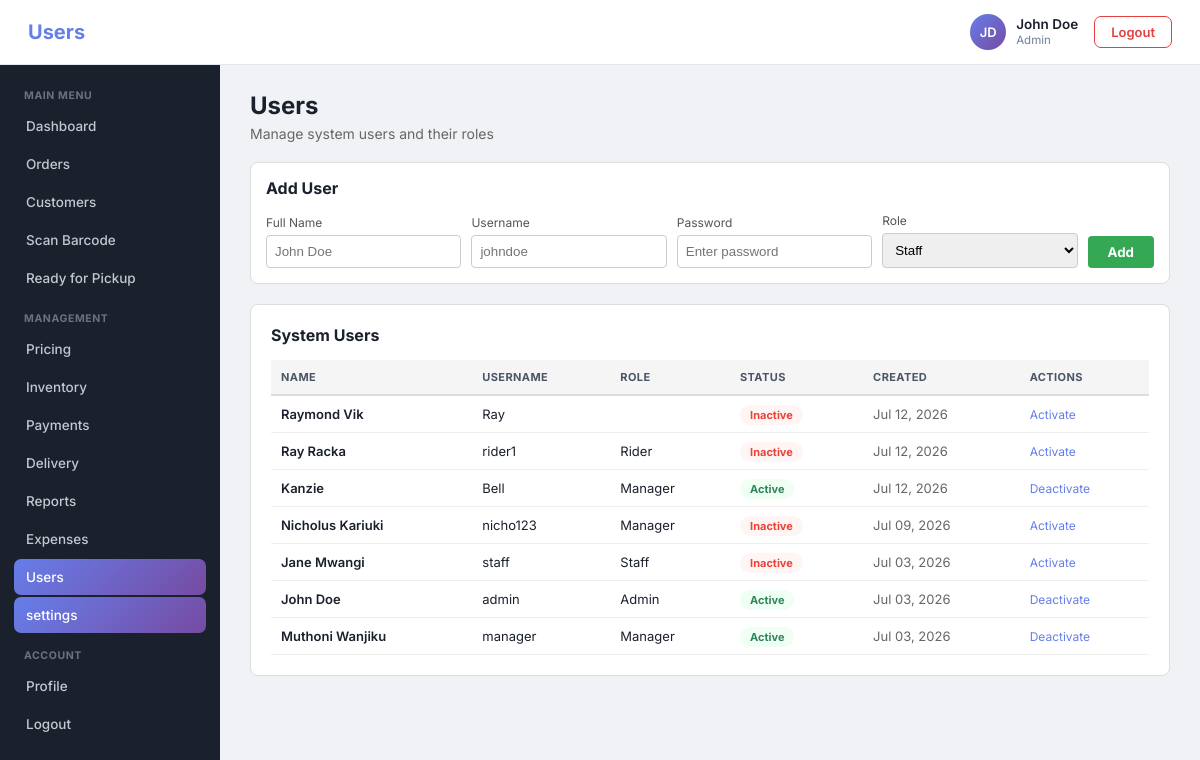
The page /users.php (signed in) on the database its author committed.
### tables this page shows
CREATE TABLE `users` (
  `id` int(11) NOT NULL,
  `full_name` varchar(100) NOT NULL,
  `username` varchar(50) NOT NULL,
  `password` varchar(255) NOT NULL,
  `role` enum('staff','manager','admin','rider') NOT NULL DEFAULT 'staff',
  `status` enum('active','inactive') DEFAULT 'active',
  `created_at` datetime NOT NULL DEFAULT current_timestamp(),
  `google_id` varchar(100) DEFAULT NULL,
  `email` varchar(255) DEFAULT NULL,
  `picture` varchar(500) DEFAULT NULL
);

### users.php (the view, shortened to what this page needs)
<?php
require_once 'db_config.php';
$result = $conn->query("SELECT * FROM users ORDER BY id DESC");
$users = [];
while ($row = $result->fetch_assoc()) {
    $users[] = $row;
}
include 'header.php';
?>
<div style="margin-bottom: 20px;">
    <h1 style="font-size: 24px; margin-bottom: 5px;">Users</h1>
    <p style="color: #666; font-size: 14px;">Manage system users and their roles</p>
</div>
<div style="background: white; padding: 15px; border-radius: 8px; margin-bottom: 20px; border: 1px solid #ddd;">
    <h3 style="margin: 0 0 15px 0; font-size: 16px;">Add User</h3>
    <form method="POST">
        <div style="display: grid; grid-template-columns: 1fr 1fr 1fr 1fr auto; gap: 10px; align-items: end;">
            <div>
                <label style="display: block; font-size: 12px; color: #555; margin-bottom: 5px;">Full Name</label>
                <input type="text" name="full_name" placeholder="John Doe" required
                       style="width: 100%; padding: 8px; border: 1px solid #ccc; border-radius: 4px;">
            </div>
            <div>
                <label style="display: block; font-size: 12px; color: #555; margin-bottom: 5px;">Username</label>
                <input type="text" name="username" placeholder="johndoe" required
                       style="width: 100%; padding: 8px; border: 1px solid #ccc; border-radius: 4px;">
            </div>
            <div>
                <label style="display: block; font-size: 12px; color: #555; margin-bottom: 5px;">Password</label>
                <input type="text" name="password" placeholder="Enter password" required
                       style="width: 100%; padding: 8px; border: 1px solid #ccc; border-radius: 4px;">
            </div>
                       <div>
                <label style="display: block; font-size: 12px; color: #555; margin-bottom: 5px;">Role</label>
                <select name="role" style="width: 100%; padding: 8px; border: 1px solid #ccc; border-radius: 4px;">
                    <option value="staff">Staff</option>
                </select>
            </div>
            <button type="submit" name="add_user" style="background: #34a853; color: white; border: none; padding: 8px 20px; border-radius: 4px; font-weight: bold; cursor: pointer;">Add</button>
        </div>
    </form>
</div>
<div style="background: white; padding: 20px; border-radius: 8px; border: 1px solid #ddd;">
    <h3 style="margin: 0 0 15px 0; font-size: 16px;">System Users</h3>
    <table style="width: 100%; border-collapse: collapse; font-size: 13px;">
        <thead>
            <tr style="background: #f5f5f5;">
                <th style="padding: 10px; text-align: left; border-bottom: 2px solid #ddd;">Name</th>
                <th style="padding: 10px; text-align: left; border-bottom: 2px solid #ddd;">Username</th>
                <th style="padding: 10px; text-align: left; border-bottom: 2px solid #ddd;">Role</th>
                <th style="padding: 10px; text-align: left; border-bottom: 2px solid #ddd;">Status</th>
                <th style="padding: 10px; text-align: left; border-bottom: 2px solid #ddd;">Created</th>
                <th style="padding: 10px; text-align: left; border-bottom: 2px solid #ddd;">Actions</th>
            </tr>
        </thead>
        <tbody>
            <?php foreach ($users as $u): ?>
            <tr style="border-bottom: 1px solid #eee;">
                <td style="padding: 10px; font-weight: 600;"><?php echo htmlspecialchars($u['full_name']); ?></td>
                <td style="padding: 10px;"><?php echo htmlspecialchars($u['username']); ?></td>
                <td style="padding: 10px;"><?php echo ucfirst($u['role']); ?></td>
                <td style="padding: 10px;">
                    <span style="padding: 3px 10px; border-radius: 10px; font-size: 11px; font-weight: bold; <?php echo $u['status']==='active' ? 'background: #f0fff4; color: #2f855a;' : 'background: #fff5f5; color: #ea4335;'; ?>">
                        <?php echo ucfirst($u['status']); ?>
                    </span>
                </td>
                <td style="padding: 10px; color: #666;"><?php echo date('M d, Y', strtotime($u['created_at'])); ?></td>
                <td style="padding: 10px;">
                    <a href="users.php?toggle=<?php echo $u['id']; ?>"
                       style="color: #667eea; font-size: 12px; text-decoration: none;">
                        <?php echo $u['status']==='active' ? 'Deactivate' : 'Activate'; ?>
                    </a>
                </td>
            </tr>
            <?php endforeach; ?>
        </tbody>
    </table>
</div>
<?php include 'footer.php'; ?>

### header.php (style rules this page uses)
:root { --accent-1: #667eea; --accent-2: #764ba2; --sidebar-bg: #1a202c; --sidebar-hover: #252e3d; --page-bg: #f0f2f5; --card-bg: #ffffff; --border-light: #e2e8f0; --text-dark: #1a202c; --text-mid: #4a5568; --text-muted: #718096; --danger: #e53e3e; --success: #2f855a; --warning: #b7791f; }
* { margin: 0; padding: 0; box-sizing: border-box; }
body { font-family: 'Inter', sans-serif; background: var(--page-bg); color: var(--text-dark); min-height: 100vh; }
a { text-decoration: none; color: inherit; }
button { font-family: inherit; }
table { width: 100%; border-collapse: collapse; }
table thead th { padding: 10px 12px; text-align: left; font-size: 11px; font-weight: 700; text-transform: uppercase; letter-spacing: 0.4px; color: var(--text-mid); border-bottom: 2px solid var(--border-light); }
table tbody tr { border-bottom: 1px solid #f0f2f5; }
table tbody td { padding: 11px 12px; font-size: 13px; vertical-align: middle; }

### rows shown on the page
users: full_name "Raymond Vik", username "Ray", status "Inactive", created_at "Jul 12, 2026", shows "Activate"
users: full_name "Ray Racka", username "rider1", role "Rider", status "Inactive", created_at "Jul 12, 2026", shows "Activate"
users: full_name "Kanzie", username "Bell", role "Manager", status "Active", created_at "Jul 12, 2026", shows "Deactivate"
users: full_name "Nicholus Kariuki", username "nicho123", role "Manager", status "Inactive", created_at "Jul 09, 2026", shows "Activate"
users: full_name "Jane Mwangi", username "staff", role "Staff", status "Inactive", created_at "Jul 03, 2026", shows "Activate"
users: full_name "John Doe", username "admin", role "Admin", status "Active", created_at "Jul 03, 2026", shows "Deactivate"
users: full_name "Muthoni Wanjiku", username "manager", role "Manager", status "Active", created_at "Jul 03, 2026", shows "Deactivate"

### other values the page prints
$pageTitle "Users"
$initials "JD"
$fullName "John Doe"
$role "Admin"
